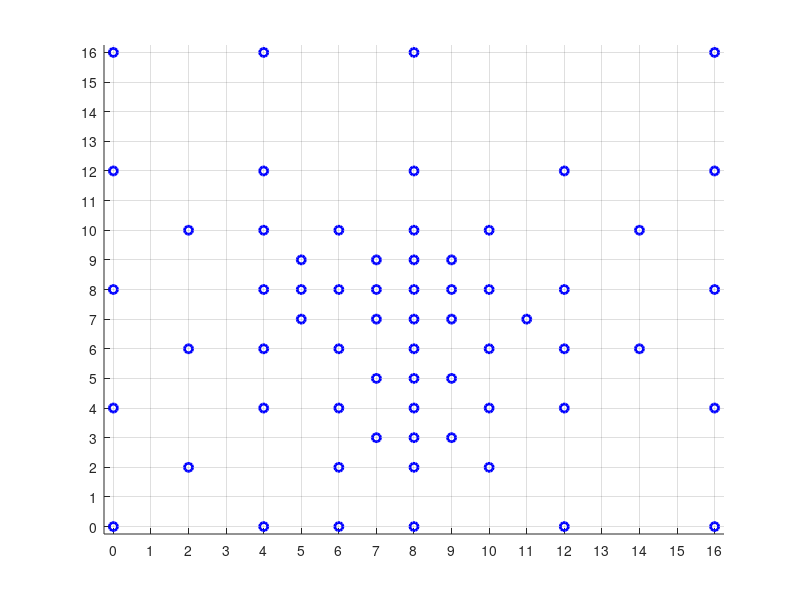

Source code (MATLAB): (Note: this script raises an error after producing the figure.)
%   File : testRender.m
% Author : Josh Gleason
%   Date : 05/09/14
% This script is meant to perform simple mesh render based on a small artificial sinc function
% dataset. Tests the error computation presented in "Lindstrom et al. Terrain
% implification Simplified (2002)" in Section C. And renders a triangle mesh using the
% method described in Section D. This script favors readability over speed and makes
% no attempts to optimize calculations.

function [p, z, e, r]=testRender()
  % generate a sinc function for sample dataset in a regular 17 x 17 grid
  z = gensinc();
  % active vertices (corners are active by default)
  v = zeros(17,17);
  v(1,1) = 1; v(1,17) = 1; v(17,1) = 1; v(17,17) = 1;
  % world space error
  einc = zeros(17,17);
  % monatonically increasing error (in terms of DAG traversal)
  e = zeros(17,17);
  % screen space error
  p = zeros(17,17);
  % radius of bounding ball used in screen space error calculation
  r = zeros(17,17);
  % set a camera position (ignoring orientation of camera for this test)
  camPos = [0,-16,8];
  
  % I need to build the DAG of the scene. The center of the mesh is the parent. I will
  % use an adjacency matrix to represent the DAG
  DAG = zeros(17*17,17*17);
  DAG = addchildren(DAG, [8,8], 1);
  
  % % Plots the DAG (VERY VERY SLOW) just for validation
  % plotDag(DAG, [8,8], 1);
  % axis([-0.25 16.25 -0.25 16.25]);
  % set(gca, 'xtick', 0:1:16);
  % set(gca, 'ytick', 0:1:16);
  
  % compute radius of bounding balls
  r = boundingBall(DAG, [8,8], 1, r);
  
  % compute actual world space
  einc = computeEInc(DAG, z, [8,8], 1, einc);
  % compute monatonically increasing world space error (in terms that e_ancestor <= e_node)
  e = computeE(DAG, einc, [8,8], 1, e);
    
  % Compute screen space error using isotropic projection (simpler than perspective)
  p = computePIsotropic(e, r, camPos, z);
  
  % % test to make sure e is monatonically increasing (sanity check)
  % teste(DAG, [8,8], e, max(max(e)));

  % Filter vertices with screen space error above pixel threshold (tau). The smaller tau is
  % the more vertices activated
  tau=2;
  v(p>tau)=1;
  figure(1);
  plotVerts(v);
  
  % Plot the mesh as a 3d wireframe mesh (pretty slow)
  figure(2);
  tstrip=meshrefine(v);
  plotTStrip(tstrip,z);
  hold on;
end

function p = computePIsotropic(e, r, cam, z)
  % Compute the isotropic screen space error (Equation 8)
  % A FEW ASSUMPTIONS
  w = 640;          % Pixels across screen
  phi = 60*pi/180;  % FOV (azimuth)
  lambda = w/phi;
  
  sz = size(e);
  for xIdx=1:sz(1)
    for yIdx=1:sz(2)
      camDist = norm([xIdx-1 yIdx-1 z(xIdx,yIdx)]-cam);
      % if camera is within B sphere then vertex MUST be active (see paragraph above equation 7)
      if camDist < r(xIdx, yIdx)
        % Infinite error, forces vertex to be active
        p(xIdx, yIdx) = Inf;
      else
        % Equation 7
        p(xIdx, yIdx) = lambda * e(xIdx, yIdx) / (camDist-r(xIdx, yIdx));
      end
    end
  end
end

function r=boundingBall(DAG, node, level, r)
  sz = numel(DAG)^0.25;
  maxLevel = log2(sz-1)*2;
  if level == maxLevel % leaf
    r(node(1)+1, node(2)+1) = 0;
  else
    cpos = getChildren(DAG, node);
    for i=1:numel(cpos)/2
      cnode = cpos(i,:);
      if r(cnode(1)+1, cnode(2)+1) == 0
        r=boundingBall(DAG, cnode, level+1, r);
      end
              
      % recurse down the tree to determine value of r. This recursion visits
      % the lowest nodes first. Everything below should already have a validPos
      % value for r. The bbRadius does not modify r it simply returns the value
      % of r(node)
      % POSSIBLE OPTIMIZATION FROM PAPER, IT APPEARS THAT I MAY ONLY NEED TO VISIT
      % THE CHILD NODES TO ENSURE IVE FOUND THE MAXIMUM
      r(node(1)+1, node(2)+1) = bbRadius(DAG, node, cnode, level+1, r, 0);
      
    end
  end
end

function maxval=bbRadius(DAG, inode, node, level, r, maxval)
  sz = numel(DAG)^0.25;
  maxLevel = log2(sz-1)*2;
  % last level must be included
  if level <= maxLevel
    % compute the distance from inode to node (Equation 3 in paper)
    dist = norm(node-inode) + r(node(1)+1, node(2)+1);
    maxval = max([dist maxval]);
    cpos = getChildren(DAG, node);
    for i=1:numel(cpos)/2
      cnode = cpos(i,:);
      maxval = bbRadius(DAG, inode, cnode, level+1, r, maxval);
    end
  end
end

% test to make sure eprev is always greater than e(node)
function teste(DAG, node, e, eprev)
  if e(node(1)+1, node(2)+1) > eprev
    fprintf('Error at Vertex(%i, %i)\n', node(1), node(2));
  end
  cpos = getChildren(DAG, node);
  for i=1:numel(cpos)/2
    cnode = cpos(i,:);
    teste(DAG, cnode, e, e(node(1)+1, node(2)+1));
  end
end

% determine result of equation 2 in the Lindstrom paper. Assumes ehat is either einc or emax
function e = computeE(DAG, ehat, node, level, e)
  sz = numel(DAG)^0.25;
  maxLevel = log2(sz-1)*2;
  if level == maxLevel %leaf
    e(node(1)+1, node(2)+1) = ehat(node(1)+1, node(2)+1);
  else
    cpos = getChildren(DAG, node);
    for i=1:(numel(cpos)/2)
      cnode = cpos(i,:);
      % recurse all the way down the tree before comparing for maximum
      % if node has already been visited (which is possible because most
      % nodes have multiple parents) then ignore it.
      if e(cnode(1)+1, cnode(2)+1) == 0
        e = computeE(DAG, ehat, cnode, level+1, e);
      end
    end
    maxval = -1;
    % if e for children is larger than ehat for node then update e with
    % largest child value
    for i=1:(numel(cpos)/2)
      cnode = cpos(i,:);  
      % recurse all the way down the tree before comparing for maximum
      maxval = max([e(cnode(1)+1, cnode(2)+1), maxval]);
    end
    e(node(1)+1, node(2)+1) = max([e(node(1)+1, node(2)+1), maxval]);
  end
end

% determine result of equation 4 in the Lindstrom paper
function einc = computeEInc(DAG, z, node, level, einc)
  % determine we aren't on the max level
  % sz = 17 but keeping this function generic
  sz = numel(DAG)^0.25;
  % for 17x17 max level of tree is 7, for 9x9 its 5, for 5x5 its 3, etc...
  maxLevel = log2(sz-1)*2;
  if level < maxLevel
    % get children of node
    cpos = getChildren(DAG, node);
    % to find the z values of the left and right corners of the triangle,
    % first take the vector cnode-node then rotate it 90 degrees and -90
    % degrees. Add both vectors to cnode to find the position of the left
    % and right corners of the triangle defined by node and cnode.
    for i=1:(numel(cpos)/2)
      cnode = cpos(i,:);
      % node may have already been visited so check before wasting time
      if einc(cnode(1)+1, cnode(2)+1)==0
        % find the left and right sides of the triangle
        vec = cnode-node;
        vec090 = rotateVec(vec,90);
        vec270 = rotateVec(vec,270);
        posL = cnode + vec090;
        posR = cnode + vec270;
        zl = z(posL(1) +1, posL(2) +1);
        zr = z(posR(1) +1, posR(2) +1);
        zi = z(cnode(1)+1, cnode(2)+1);
        e = abs(zi - (zl+zr)/2);
        einc(cnode(1)+1, cnode(2)+1) = e;
        einc = computeEInc(DAG, z, cnode, level+1, einc);
      end
    end
  end
end

function rotatedVec = rotateVec(vec,deg)
  % rotate a vector by angle assumes row vector
  M = [cosd(deg) sind(deg); ...
      -sind(deg) cosd(deg)];
  rotatedVec = round(vec*M);
end

function children = getChildren(DAG, node)
  % get the child positions of the given node in the DAG
  nodeIdx = getidx(node);
  childrenIdx=find(DAG(nodeIdx,:)>0);
  children=zeros(numel(childrenIdx),2);
  for i=1:numel(childrenIdx)
    children(i,:)=getpos(childrenIdx(i));
  end
end

function DAG = addchildren(DAG, node, level)
  % sz = 17 but keeping this function generic
  sz = numel(DAG)^0.25;
  % for 17x17 max level of tree is 8, for 9x9 its 6, for 5x5 its 4, etc...
  maxLevel = log2(sz-1)*2;
  if level < maxLevel
    % level 1 is first level of the DAG with root node
    maxDist = (sz-1)/2;
    % determine if children are diagonal
    diag = -mod(level,2)+1; % == (mod(level,2)==0)
    % determine distance to travel to children, for 17x17 follows pattern 8 4 4 2 2 1 1
    dist = maxDist/(2^((level-mod(level,2))/2));
    
    % compute potential locations of children
    if diag==1
      c1 = node+[dist,dist];
      c2 = node+[-dist,dist];
      c3 = node+[dist,-dist];
      c4 = node+[-dist,-dist];
    else
      c1 = node+[dist,0];
      c2 = node+[-dist,0];
      c3 = node+[0,dist];
      c4 = node+[0,-dist];
    end
    
    % add children to graph (some children are off the grid so are invalid)
    if validPos(c1)
      DAG(getidx(node), getidx(c1)) = 1;
      DAG = addchildren(DAG, c1, level+1);  
    end
    if validPos(c2)
      DAG(getidx(node), getidx(c2)) = 1;
      DAG = addchildren(DAG, c2, level+1);  
    end
    if validPos(c3)
      DAG(getidx(node), getidx(c3)) = 1;
      DAG = addchildren(DAG, c3, level+1);  
    end
    if validPos(c4)
      DAG(getidx(node), getidx(c4)) = 1;
      DAG = addchildren(DAG, c4, level+1);  
    end
  end
end
  
function v = validPos(pos)
  % check if position is in range of [0,16]
  v = (sum(pos>=0 & pos<=16)==2);
end

function idx = getidx(pos)
  % generate unique index for x,y values in 17x17 grid
  idx = pos(1)+pos(2)*17;
end

function pos = getpos(idx)
  % retrieve unique x,y position from index in 17x17 grid
  pos = [0,0];
  pos(1) = mod(idx,17);
  pos(2) = (idx-pos(1))/17;
end

function z = gensinc()
  % generate a sinc function for sample dataset in a regular 17x17 grid (17=2^4+1)
  [x,y] = meshgrid(0:16,0:16);
  r = sqrt((x-8).^2+(y-8).^2);
  z = sin(r)./r;
  z(9,9) = 1;
end


function [V,parity] = tstripappend(Vin,vert,p,parity)
  V=Vin;
  vsz=size(V); n=vsz(1);
  if (sum(abs(vert-V(n-1,:)))~=0) && (sum(abs(vert-V(n,:)))~=0)
    if p~=parity
      parity=p;
    else
      V = [V;V(n-1,:)];
    end
    V = [V;vert];
  end
end

function [V,parity]=submeshrefine(Vin,i,j,l,parity,verts)
  V=Vin;

  if l>0 && verts(i(1)+1,i(2)+1)==1
    childLeft = cl(i,j);
    childRight = cr(i,j);
    [V,parity]=submeshrefine(V,j,childLeft,l-1,parity,verts);
    [V,parity]=tstripappend(V,i,mod(l,2),parity,verts);
    [V,parity]=submeshrefine(V,j,childRight,l-1,parity,verts);
  end
end

function V=meshrefine(verts)
  V = [0,0; ...
       0,0];
  parity=0;
  sz = size(verts);
  sz = sz(1)-1;
  n = log2(sz)*2;
  points=[sz/2 0 ; sz 0;  ...
          sz sz/2; sz sz; ...
          sz/2 sz; 0  sz;  ...
          0  sz/2; 0  0];
  for row=1:2:8
    j=points(row,:);
    k=points(row+1,:);
    [V,parity]=submeshrefine(V,[sz/2,sz/2],j,n,parity,verts);
    [V,parity]=tstripappend(V,k,1,parity,2);
  end
  
  % remove first vertex in V
  Vsz=size(V);
  V=V(2:Vsz(1),:);
end

% assumes j is a child of i
function c = cl(vi, vj);
  xi = vi(1);
  yi = vi(2);
  xj = vj(1);
  yj = vj(2);
  
  xd = xj-xi;
  yd = yj-yi;
  mdist=max([abs(xd),abs(yd)]);
  
  % how far to move to the next child
  if abs(xd)==abs(yd)
    cdist=mdist;
    diag=0;
  else
    cdist=mdist/2;
    diag=1;
  end
  
  % narrow down child to two candidates
  if diag==1
    if xd==0
      xc1=xi-cdist;
      xc2=xi+cdist;
      yc1=(yi+yj)/2;
      yc2=yc1;
    else % yd==0
      yc1=yi-cdist;
      yc2=yi+cdist;
      xc1=(xi+xj)/2;
      xc2=xc1;
    end
    
    % determine which one is left
    cross1=cross([xi-xj,yi-yj,0],[xc1-xj,yc1-yj,0]);
    if (cross1(3)>0)
      xc=xc1;
      yc=yc1;
    else
      xc=xc2;
      yc=yc2;
    end
  else % diag==0
    xc1=xj;
    yc1=yj-yd;
    xc2=xj-xd;
    yc2=yj;
    
    cross1=cross([xi-xj,yi-yj,0],[xc1-xj,yc1-yj,0]);
    if (cross1(3)>0)
      xc=xc2;
      yc=yc2;
    else
      xc=xc1;
      yc=yc1;
    end
  end
  
  c=[xc yc];
end

% assumes j is a child of i
function c = cr(vi, vj);
  xi = vi(1);
  yi = vi(2);
  xj = vj(1);
  yj = vj(2);
  
  xd = xj-xi;
  yd = yj-yi;
  mdist=max([abs(xd),abs(yd)]);
  
  % how far to move to the next child
  if abs(xd)==abs(yd)
    cdist=mdist;
    diag=0;
  else
    cdist=mdist/2;
    diag=1;
  end
  
  % narrow down child to two candidates
  if diag==1
    if xd==0
      xc1=xi-cdist;
      xc2=xi+cdist;
      yc1=(yi+yj)/2;
      yc2=yc1;
    else % yd==0
      yc1=yi-cdist;
      yc2=yi+cdist;
      xc1=(xi+xj)/2;
      xc2=xc1;
    end
    
    % determine which one is left
    cross1=cross([xi-xj,yi-yj,0],[xc1-xj,yc1-yj,0]);
    if (cross1(3)<0)
      xc=xc1;
      yc=yc1;
    else
      xc=xc2;
      yc=yc2;
    end
  else % diag==0
    xc1=xj;
    yc1=yj-yd;
    xc2=xj-xd;
    yc2=yj;
    
    cross1=cross([xi-xj,yi-yj,0],[xc1-xj,yc1-yj,0]);
    if (cross1(3)<0)
      xc=xc2;
      yc=yc2;
    else
      xc=xc1;
      yc=yc1;
    end
  end
  
  c = [xc yc];
end


function plotDag(DAG, node, level)
  colors = ...
    [0 0 1; ... % blue
     0 1 0; ... % green
     1 0 0; ... % red
     0 1 1; ... % cyan
     1 0 1; ... % purple
     1 1 0; ... % yellow
     0 0 0];    % black

  idx = getidx(node);
  idxC = find(DAG(idx,:)>0); % find all children
  
  % iterate through children and draw line from parent to child
  for c = 1:numel(idxC)
    nodeC = getpos(idxC(c));
  
    plot([node(1) nodeC(1)],[node(2) nodeC(2)],'LineWidth',2,'Color',colors(level,:));
    hold on;
    plotDag(DAG, nodeC, level+1);
  end
end

function plotVerts(verts)
  hold on;
  sz=size(verts);
  colors='brg';
  for x=1:sz(1)
    for y=1:sz(2)
      if verts(x,y)>0
        plot(x-1,y-1,' o', 'LineWidth', 2, 'Color', colors(verts(x,y)));
      end
    end
  end
  
  axis([-0.25 sz(1)-0.75 -0.25 sz(2)-0.75]);
  grid on;
  set(gca, 'xtick', [0:1:sz(1)-1]);
  set(gca, 'ytick', [0:1:sz(2)-1]);
end

function plotTStrip(lstrip,z)
  sz=size(lstrip);
  plot3([lstrip(1,1) lstrip(2,1)], ...
        [lstrip(1,2) lstrip(2,2)], ...
        [z(lstrip(1,1)+1, lstrip(1,2)+1) z(lstrip(2,1)+1, lstrip(2,2)+1)],'b', 'LineWidth', 2);
  hold on;
  for r=3:sz(1)
    if sum(lstrip(r,:)==lstrip(r-1,:))~=0 || ...
       sum(lstrip(r,:)==lstrip(r-2,:))~=0 || ...
       sum(lstrip(r-2,:)==lstrip(r-1,:))~=0
      plot3([lstrip(r,1) lstrip(r-1,1)], ...
            [lstrip(r,2) lstrip(r-1,2)], ...
            [z(lstrip(r,1)+1, lstrip(r,2)+1) z(lstrip(r-1,1)+1, lstrip(r-1,2)+1)],'b', 'LineWidth', 2);
      plot3([lstrip(r,1) lstrip(r-2,1)], ...
            [lstrip(r,2) lstrip(r-2,2)], ...
            [z(lstrip(r,1)+1, lstrip(r,2)+1) z(lstrip(r-2,1)+1, lstrip(r-2,2)+1)],'b', 'LineWidth', 2);      
    end
  end
end

